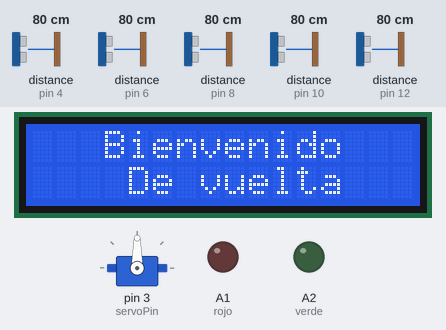
A sketch run on a simulated Arduino Uno, built with avr-gcc and run on an emulated ATmega328P. Parts: 16×2 character LCD, servo, output pins drawn as LEDs (lit = HIGH). Wiring (inferred from the names in the program): 5 × ultrasonic range finder: trigger pin 5, echo pin 4 / trigger pin 7, echo pin 6 / trigger pin 9, echo pin 8 / trigger pin 11, echo pin 10 / trigger pin 13, echo pin 12. The inputs (shaded band) are chosen by the test bench; at power-on: distance to the obstacle (sensors on pin 4, pin 6, pin 8, pin 10, pin 12) 80 cm. The echo pulse lasts 58.3 µs per cm; pins used as bus, display or sensor lines are not drawn; what the sketch prints to the serial monitor is not drawn.

Above: at 2.2 s.
5.4 s: distance to the obstacle (sensor on pin 4) set to 2 cm
At 6.7 s:
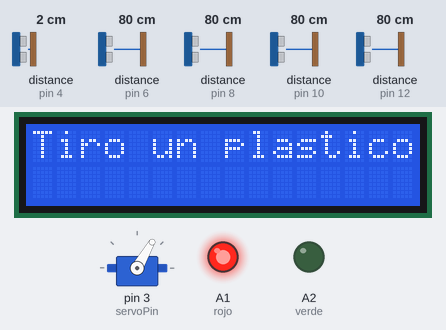
8.8 s: distance to the obstacle (sensor on pin 6) set to 12 cm
10.8 s: distance to the obstacle (sensor on pin 6) set to 9 cm
At 13.6 s:
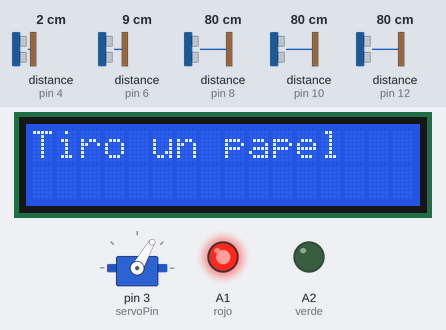
14.2 s: distance to the obstacle (sensor on pin 8) set to 12 cm
16.7 s: distance to the obstacle (sensor on pin 8) set to 9 cm
At 18.9 s:
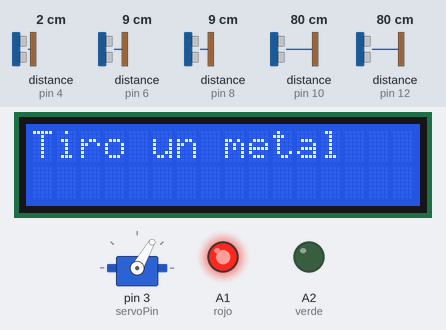
20.1 s: distance to the obstacle (sensor on pin 10) set to 11 cm
23.2 s: distance to the obstacle (sensor on pin 10) set to 8 cm
At 26.2 s:
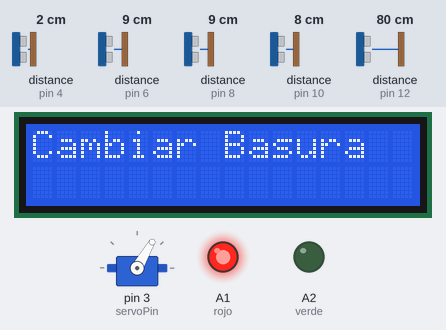
Timing chart, 0 to 27.6 s (numbered marks = the images above; inputs shaded):
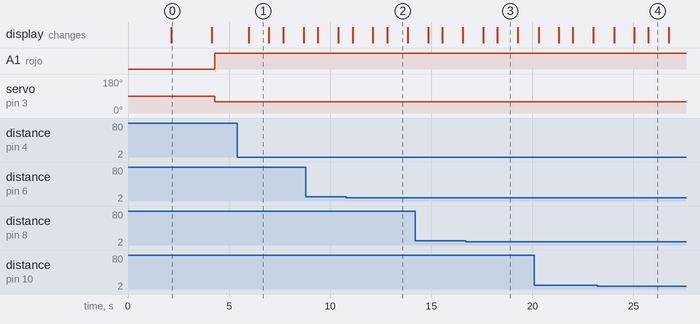

Measured:
- the behaviour switches between 11 and 10 cm on distance to the obstacle (sensor on pin 6) (found by bisection; images 1 and 2)
- the behaviour switches between 11 and 10 cm on distance to the obstacle (sensor on pin 8) (found by bisection; images 2 and 3)
- the behaviour switches between 10 and 9 cm on distance to the obstacle (sensor on pin 10) (found by bisection; images 3 and 4)
- after the input at 5.4 s, the display: changes after 0.57 s (image 1)
- after the input at 10.8 s, the display: first differs from a run without the input after 2.0 s (image 2)
- after the input at 16.7 s, the display: first differs from a run without the input after 1.6 s (image 3)
- after the input at 23.2 s, the display: first differs from a run without the input after 2.5 s (image 4)

The sketch:

finalelectronica3.ino
```cpp
#include <LiquidCrystal_I2C.h>
#include <Servo.h>
#include <Wire.h>

int seconds = 0;

LiquidCrystal_I2C lcd_1(0x27,20,4);


int servoPin = 3;

Servo myservo;


int verde = A2;
int rojo = A1;


int sensor1TriggerPin = 13;
const int sensor1EchoPin = 12;
const int sensor2TriggerPin = 11;
const int sensor2EchoPin = 10;
int sensor3TriggerPin = 9;
const int sensor3EchoPin = 8;
const int sensor4TriggerPin = 7;
const int sensor4EchoPin = 6;
const int sensor5TriggerPin = 5;
const int sensor5EchoPin = 4
;
void setup() {

  Serial.begin(9600);


  lcd_1.begin(16, 2);

  myservo.attach(servoPin);


  pinMode(verde, OUTPUT);
  pinMode(rojo, OUTPUT);

  pinMode(sensor1TriggerPin, OUTPUT);
  pinMode(sensor1EchoPin, INPUT);
  pinMode(sensor2TriggerPin, OUTPUT);
  pinMode(sensor2EchoPin, INPUT);
  pinMode(sensor3TriggerPin, OUTPUT);
  pinMode(sensor3EchoPin, INPUT);
  pinMode(sensor4TriggerPin, OUTPUT);
  pinMode(sensor4EchoPin, INPUT);
  pinMode(sensor5TriggerPin, OUTPUT);
  pinMode(sensor5EchoPin, INPUT);

 lcd_1.init();                      // initialize the lcd
  // Print a message to the LCD.
  lcd_1.backlight();
  lcd_1.setCursor(3,0);
  lcd_1.print("Bienvenido");
  delay(2000);
  lcd_1.setCursor(4,1);
  lcd_1.print("De vuelta");
  delay(2000);
  lcd_1.clear();


}

void loop() {
  long duration1, distance1;
  long duration2, distance2;
  long duration3, distance3;
  long duration4, distance4;
  long duration5, distance5;
  // Primer sensor ultrasónico
  digitalWrite(sensor1TriggerPin, LOW);
  delayMicroseconds(2);
  digitalWrite(sensor1TriggerPin, HIGH);
  delayMicroseconds(10);
  digitalWrite(sensor1TriggerPin, LOW);
  duration1 = pulseIn(sensor1EchoPin, HIGH);
  distance1 = (duration1 / 2) / 29.1; // Convertir la duración en distancia en centímetros
delay(50);
  // Segundo sensor ultrasónico
  digitalWrite(sensor2TriggerPin, LOW);
  delayMicroseconds(2);
  digitalWrite(sensor2TriggerPin, HIGH);
  delayMicroseconds(10);
  digitalWrite(sensor2TriggerPin, LOW);
  duration2 = pulseIn(sensor2EchoPin, HIGH);
  distance2 = (duration2 / 2) / 29.1; // Convertir la duración en distancia en centímetros

   digitalWrite(sensor3TriggerPin, LOW);
  delayMicroseconds(2);
  digitalWrite(sensor3TriggerPin, HIGH);
  delayMicroseconds(10);
  digitalWrite(sensor3TriggerPin, LOW);
  duration3 = pulseIn(sensor3EchoPin, HIGH);
  distance3 = (duration3 / 2) / 29.1;

  digitalWrite(sensor4TriggerPin, LOW);
  delayMicroseconds(2);
  digitalWrite(sensor4TriggerPin, HIGH);
  delayMicroseconds(10);
  digitalWrite(sensor4TriggerPin, LOW);
  duration4 = pulseIn(sensor4EchoPin, HIGH);
  distance4 = (duration4 / 2) / 29.1;

    digitalWrite(sensor5TriggerPin, LOW);
  delayMicroseconds(2);
  digitalWrite(sensor5TriggerPin, HIGH);
  delayMicroseconds(10);
  digitalWrite(sensor5TriggerPin, LOW);
  duration5 = pulseIn(sensor5EchoPin, HIGH);
  distance5 = (duration5 / 2) / 29.1;

  // Imprimir las distancias en el monitor serie
  Serial.print("Distancia Sensor 1: ");
  Serial.print(distance1);
  Serial.println(" cm");

  Serial.print("Distancia Sensor 2: ");
  Serial.print(distance3);
  Serial.println(" cm");

  Serial.print("Distancia Sensor 2: ");
  Serial.print(distance3);
  Serial.println(" cm");

  Serial.print("Distancia Sensor 2: ");
  Serial.print(distance4);
  Serial.println(" cm");

  Serial.print("Distancia Sensor 2: ");
  Serial.print(distance5);
  Serial.println(" cm");


    if (distance1>10){ //sersor 1
  myservo.write(60);
  analogWrite(verde, LOW);
  digitalWrite(rojo,HIGH);
  delay(250);
  lcd_1.clear();
  }

  if(distance1<10) { //sersor 1
    myservo.write(160);
    digitalWrite(verde, HIGH);
    digitalWrite(rojo, LOW);
   delay(250);
    }


  if (distance2<10) {

   lcd_1.clear();
   lcd_1.print("Cambiar Basura");
   delay(1000);
    }

    if (distance3<10) {

   lcd_1.clear();
   lcd_1.print("Tiro un metal");
    delay(1000);
     lcd_1.clear();
    }


      if (distance4<10) {

   lcd_1.clear();
   lcd_1.print("Tiro un papel");
   delay(1000);
   lcd_1.clear();
    }


      if (distance5<10) {

   lcd_1.clear();
   lcd_1.print("Tiro un plastico");
   delay(1000);
   lcd_1.clear();
    }

delay(300);
}
```
